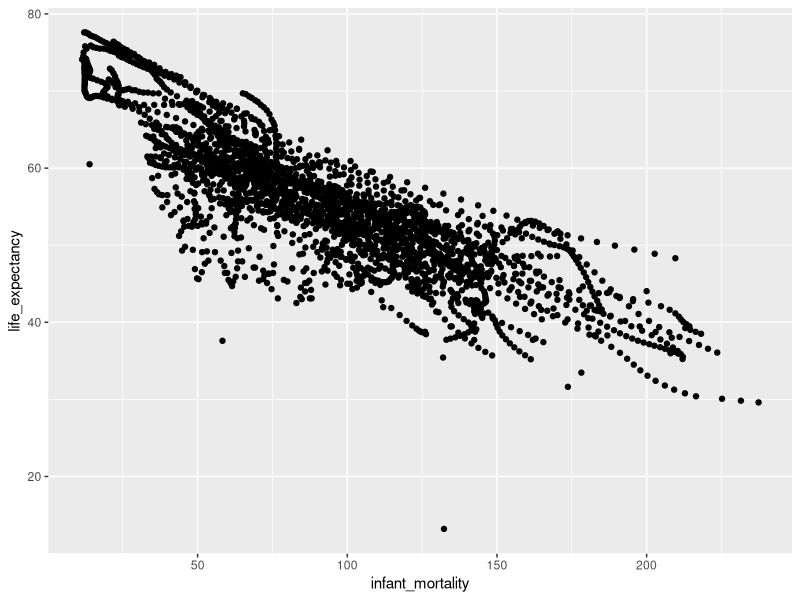
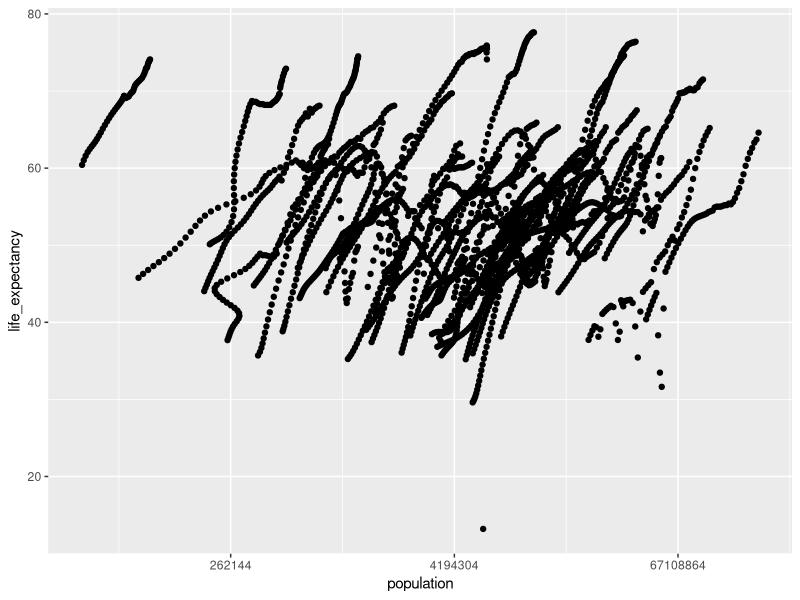
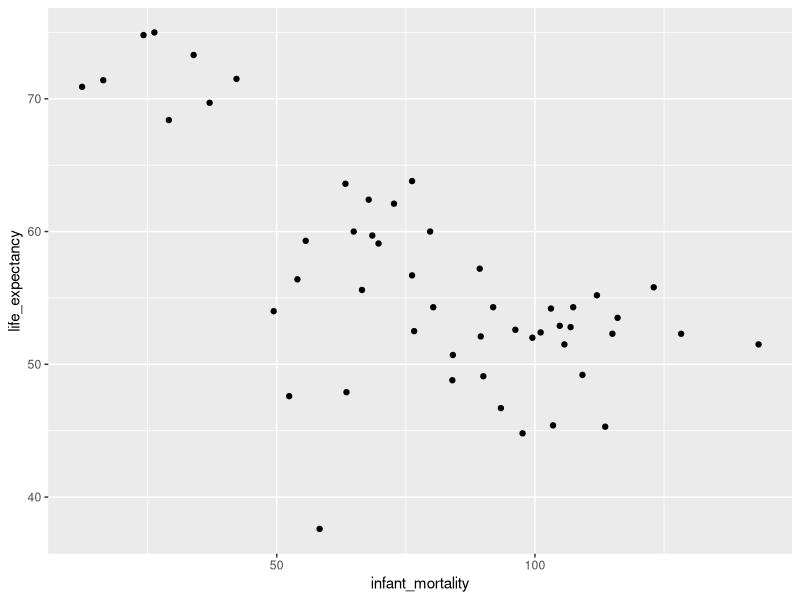
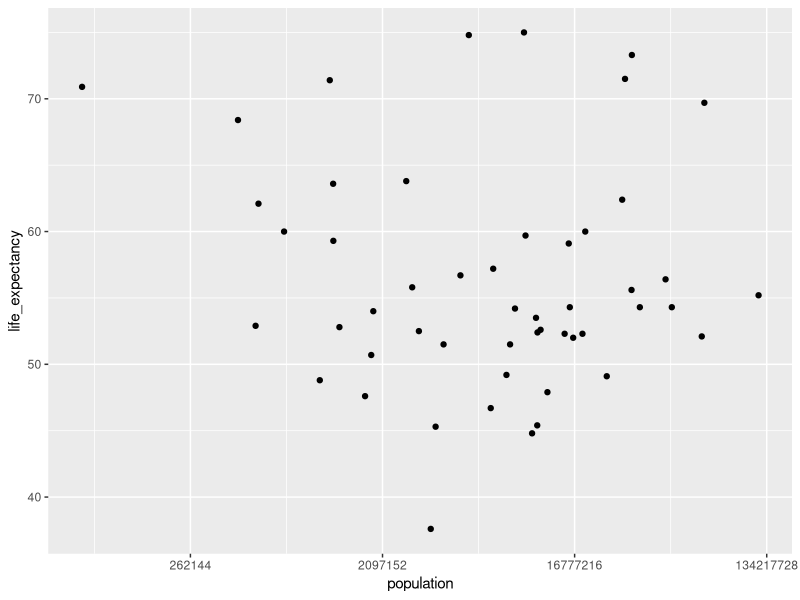
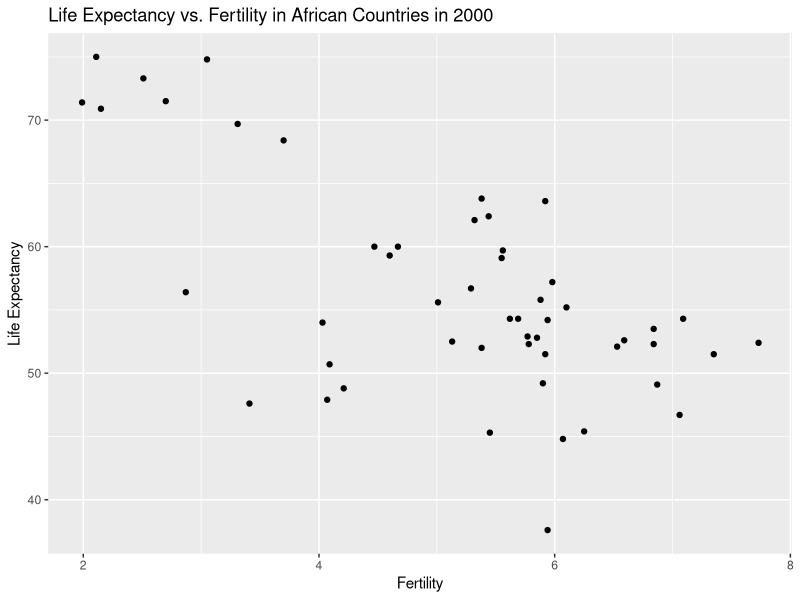
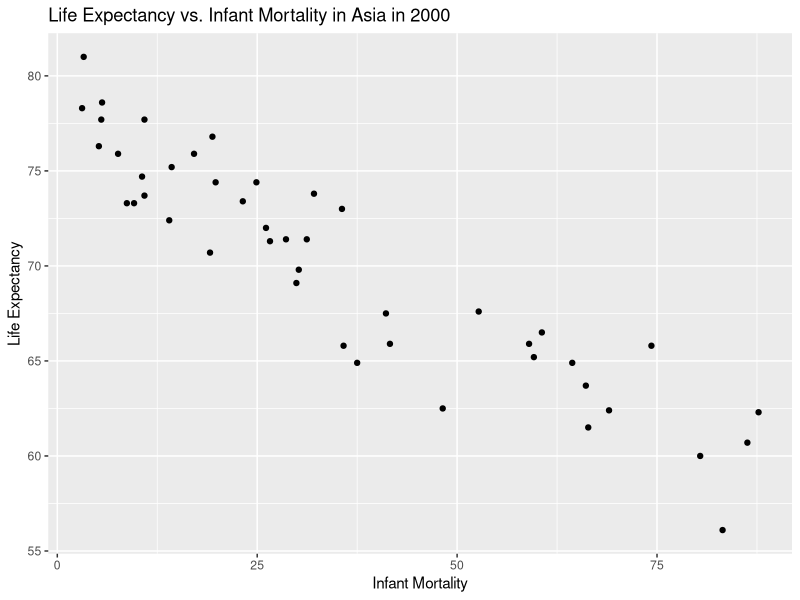
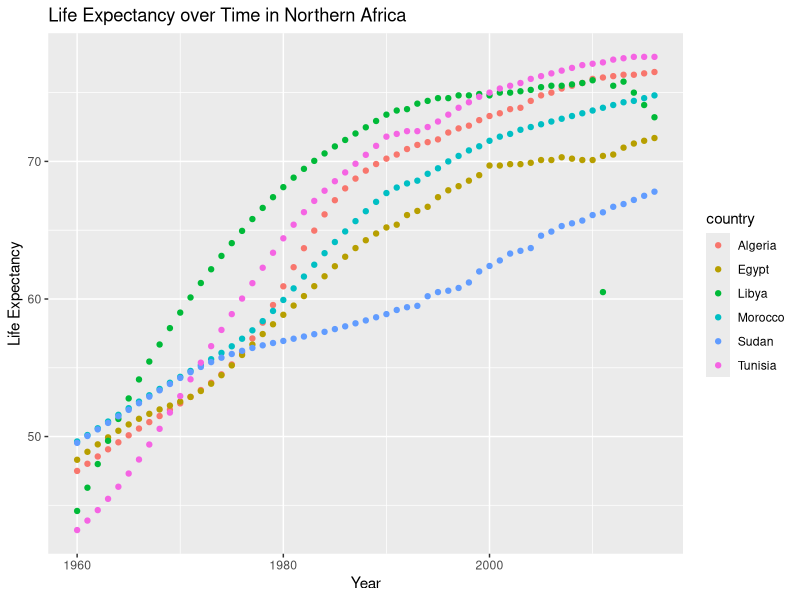
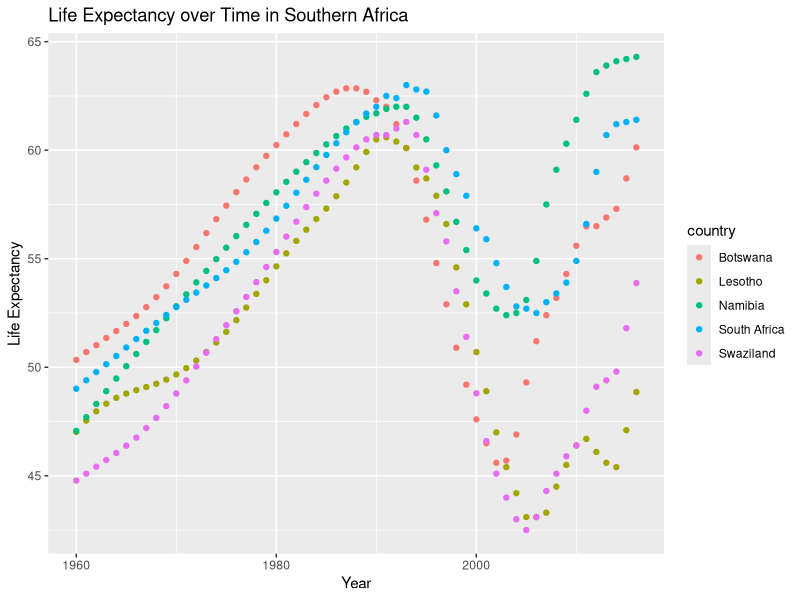

Write the R code that produced these figures, in order.
## ---- chunk 1
library(dslabs)
## ---- chunk 2
help(gapminder)
## ---- chunk 3
str(gapminder)
## ---- chunk 4
summary(gapminder)
## ---- chunk 5
class(gapminder)
## ---- chunk 6
library(dplyr)
## ---- chunk 7
africadata <- subset(gapminder, continent == "Africa")
## ---- chunk 8
str(africadata)
## ---- chunk 9
summary(africadata)
## ---- chunk 10
Infantmortality <- select(africadata, infant_mortality, life_expectancy)
## ---- chunk 11
Population <- select(africadata, population, life_expectancy)
## ---- chunk 12
str(Infantmortality)

summary(Infantmortality)

str(Population)

summary(Population)
## ---- chunk 13
library(ggplot2)
## ---- chunk 14
ggplot(data = Infantmortality) + 
  geom_point(mapping = aes(x = infant_mortality, y = life_expectancy))
## ---- chunk 15
plot2 <- ggplot(data = Population) + 
  geom_point(mapping = aes(x = population, y = life_expectancy))
## ---- chunk 16
plot2 + scale_x_continuous(trans='log2')

## ---- chunk 17
sum(is.na(africadata$infant_mortality))
## ---- chunk 18
data2000 <- subset(africadata, year == "2000")
## ---- chunk 19
str(data2000)
## ---- chunk 20
summary(data2000)
## ---- chunk 21
ggplot(data = data2000) + 
  geom_point(mapping = aes(x = infant_mortality, y = life_expectancy))
## ---- chunk 22
plot2 <- ggplot(data = data2000) + 
  geom_point(mapping = aes(x = population, y = life_expectancy))
## ---- chunk 23
plot2 + scale_x_continuous(trans='log2')
## ---- chunk 24
fit1 = lm(data = data2000, life_expectancy ~ infant_mortality)

fit2 = lm(data = data2000, life_expectancy ~ population)
## ---- chunk 25
summary(fit1)

summary(fit2)
## ---- chunk 26
flplot <- ggplot(data = data2000) + geom_point(mapping = aes(x = fertility, y = life_expectancy)) + xlab("Fertility") + ylab("Life Expectancy") + ggtitle("Life Expectancy vs. Fertility in African Countries in 2000")

print(flplot)
## ---- chunk 27
fit3 <- lm(fertility ~ life_expectancy, data = data2000)
summary(fit3)
## ---- chunk 28
asiadata <- gapminder %>% subset(continent == "Asia")
asia_life <- asiadata%>% filter(year==2000)
asia_lifeplot <- asia_life %>% ggplot(aes(x=infant_mortality, y=life_expectancy)) + geom_point() + ggtitle("Life Expectancy vs. Infant Mortality in Asia in 2000") + xlab("Infant Mortality") + ylab("Life Expectancy")
print(asia_lifeplot)
## ---- chunk 29
fit_asia <- lm(infant_mortality~life_expectancy, data=asia_life)
summary(fit_asia)
## ---- chunk 30
northern <- africadata %>% select(year, country, life_expectancy, region) %>% filter(region == "Northern Africa") %>% ggplot(aes(x = year, y = life_expectancy, color = country)) + geom_point() + xlab("Year") + ylab("Life Expectancy")  + ggtitle("Life Expectancy over Time in Northern Africa")
print(northern)

southern <- africadata %>% select(year, country, life_expectancy, region) %>% filter(region == "Southern Africa") %>% ggplot(aes(x = year, y = life_expectancy, color = country)) + geom_point() + xlab("Year") + ylab("Life Expectancy") + ggtitle("Life Expectancy over Time in Southern Africa")
print(southern)

western <- africadata %>% select(year, country, life_expectancy, region) %>% filter(region == "Western Africa") %>% ggplot(aes(x = year, y = life_expectancy, color = country)) + geom_point() + xlab("Year") + ylab("Life Expectancy") + ggtitle("Life Expectancy over Time in Western Africa")
print(western)

eastern <- africadata %>% select(year, country, life_expectancy, region) %>% filter(region == "Eastern Africa") %>% ggplot(aes(x = year, y = life_expectancy, color = country)) + geom_point() + xlab("Year") + ylab("Life Expectancy") + ggtitle("Life Expectancy over Time in Eastern Africa")
print(eastern)
